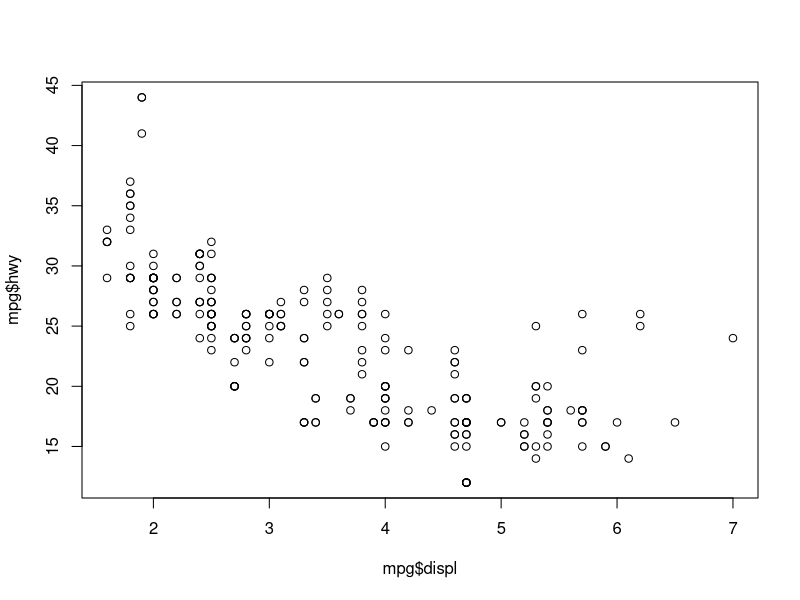
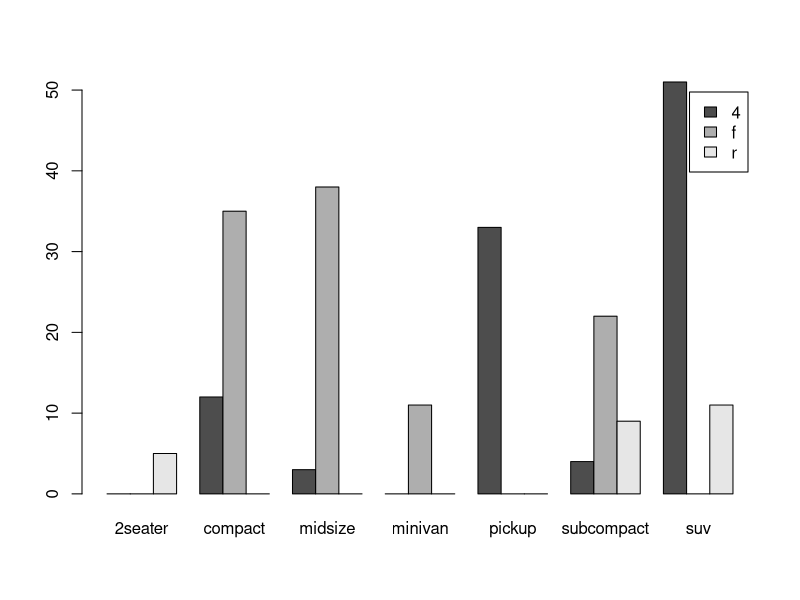

Source code (R) for these figures, in order:
## ---- chunk 1

#---------- RSTUDIO STARTER V 2.0  --------------#
#                    -Prepared with care by  AM ;D
                
                                                                          
knitr::opts_chunk$set(echo = TRUE, 
                      message = FALSE, 
                      warning = FALSE)      
library(tidyverse)                
library(ggthemes)                    

theme_set(theme_tufte() +                                     
  theme(text=element_text(family="sans")))  

#------------------------------------------------#
## ---- chunk 2
(16.5-18)/2
## ---- chunk 3
(9.3-10)/.8
## ---- chunk 4
(66.3-69)/2.7
## ---- chunk 5
(74.4-69)/2.7
## ---- chunk 6
34+34+13.5
## ---- chunk 7
(77.1-69)/2.7
## ---- chunk 8
plot(mpg$displ, mpg$hwy)
## ---- chunk 9
head(mpg)

counts <- table(mpg$drv, mpg$class)

counts

barplot(counts, beside=T, legend=T)

